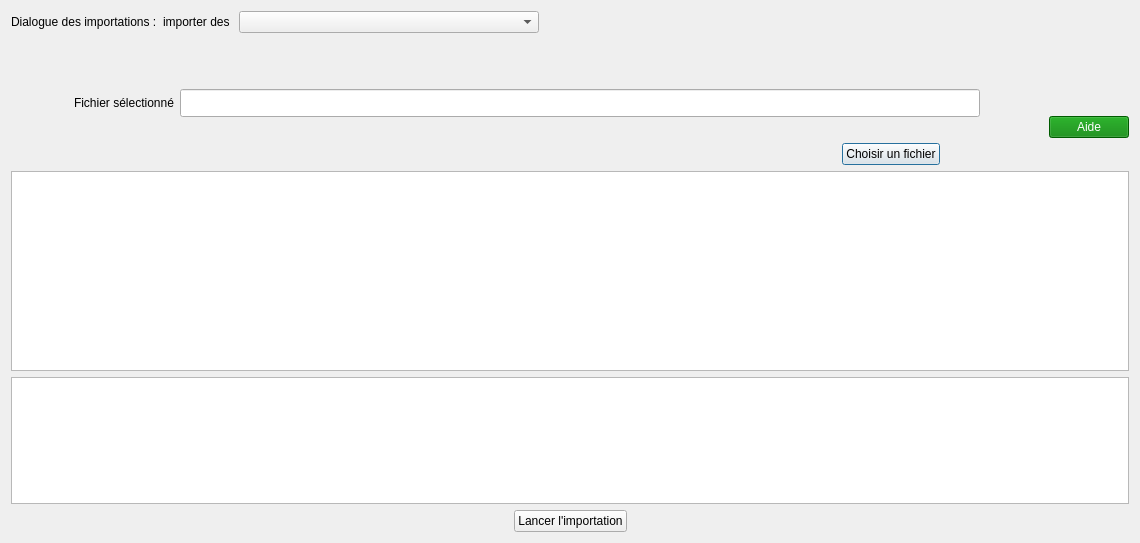
<?xml version="1.0" encoding="UTF-8"?>
<ui version="4.0">
 <class>ImportDialog</class>
 <widget class="QDialog" name="ImportDialog">
  <property name="geometry">
   <rect>
    <x>0</x>
    <y>0</y>
    <width>1140</width>
    <height>543</height>
   </rect>
  </property>
  <property name="windowTitle">
   <string>Dialog</string>
  </property>
  <layout class="QVBoxLayout" name="verticalLayout_2">
   <item>
    <layout class="QHBoxLayout" name="horizontalLayout_5">
     <item>
      <widget class="QLabel" name="dialogTitle">
       <property name="text">
        <string>Dialogue des importations :</string>
       </property>
      </widget>
     </item>
     <item>
      <widget class="QLabel" name="titleLabel">
       <property name="styleSheet">
        <string notr="true">font: 600 11pt &quot;Segoe UI&quot;;</string>
       </property>
       <property name="text">
        <string>importer des </string>
       </property>
      </widget>
     </item>
     <item>
      <widget class="QComboBox" name="comboBox">
       <property name="minimumSize">
        <size>
         <width>300</width>
         <height>0</height>
        </size>
       </property>
      </widget>
     </item>
     <item>
      <spacer name="horizontalSpacer_7">
       <property name="orientation">
        <enum>Qt::Horizontal</enum>
       </property>
       <property name="sizeHint" stdset="0">
        <size>
         <width>40</width>
         <height>20</height>
        </size>
       </property>
      </spacer>
     </item>
    </layout>
   </item>
   <item>
    <spacer name="verticalSpacer_2">
     <property name="orientation">
      <enum>Qt::Vertical</enum>
     </property>
     <property name="sizeType">
      <enum>QSizePolicy::Fixed</enum>
     </property>
     <property name="sizeHint" stdset="0">
      <size>
       <width>20</width>
       <height>50</height>
      </size>
     </property>
    </spacer>
   </item>
   <item>
    <layout class="QHBoxLayout" name="horizontalLayout_4">
     <item>
      <spacer name="horizontalSpacer_6">
       <property name="orientation">
        <enum>Qt::Horizontal</enum>
       </property>
       <property name="sizeHint" stdset="0">
        <size>
         <width>40</width>
         <height>20</height>
        </size>
       </property>
      </spacer>
     </item>
     <item>
      <layout class="QVBoxLayout" name="verticalLayout">
       <item>
        <layout class="QHBoxLayout" name="horizontalLayout">
         <item>
          <widget class="QLabel" name="label">
           <property name="text">
            <string>Fichier sélectionné</string>
           </property>
          </widget>
         </item>
         <item>
          <widget class="QLineEdit" name="fileNameEdit">
           <property name="minimumSize">
            <size>
             <width>800</width>
             <height>0</height>
            </size>
           </property>
           <property name="font">
            <font>
             <family>Carlito</family>
             <pointsize>11</pointsize>
            </font>
           </property>
          </widget>
         </item>
        </layout>
       </item>
       <item>
        <spacer name="verticalSpacer">
         <property name="orientation">
          <enum>Qt::Vertical</enum>
         </property>
         <property name="sizeType">
          <enum>QSizePolicy::Fixed</enum>
         </property>
         <property name="sizeHint" stdset="0">
          <size>
           <width>20</width>
           <height>20</height>
          </size>
         </property>
        </spacer>
       </item>
       <item>
        <layout class="QHBoxLayout" name="horizontalLayout_3">
         <item>
          <spacer name="horizontalSpacer_4">
           <property name="orientation">
            <enum>Qt::Horizontal</enum>
           </property>
           <property name="sizeHint" stdset="0">
            <size>
             <width>40</width>
             <height>20</height>
            </size>
           </property>
          </spacer>
         </item>
         <item>
          <widget class="QPushButton" name="choseButton">
           <property name="text">
            <string>Choisir un fichier</string>
           </property>
          </widget>
         </item>
         <item>
          <spacer name="horizontalSpacer">
           <property name="orientation">
            <enum>Qt::Horizontal</enum>
           </property>
           <property name="sizeType">
            <enum>QSizePolicy::Fixed</enum>
           </property>
           <property name="sizeHint" stdset="0">
            <size>
             <width>40</width>
             <height>20</height>
            </size>
           </property>
          </spacer>
         </item>
        </layout>
       </item>
      </layout>
     </item>
     <item>
      <spacer name="horizontalSpacer_5">
       <property name="orientation">
        <enum>Qt::Horizontal</enum>
       </property>
       <property name="sizeHint" stdset="0">
        <size>
         <width>40</width>
         <height>20</height>
        </size>
       </property>
      </spacer>
     </item>
     <item>
      <widget class="QPushButton" name="helpButton">
       <property name="styleSheet">
        <string notr="true">background-color:green; color:white;</string>
       </property>
       <property name="text">
        <string>Aide</string>
       </property>
      </widget>
     </item>
    </layout>
   </item>
   <item>
    <widget class="QTextEdit" name="helpEdit">
     <property name="minimumSize">
      <size>
       <width>0</width>
       <height>200</height>
      </size>
     </property>
     <property name="font">
      <font>
       <family>Carlito</family>
       <pointsize>11</pointsize>
      </font>
     </property>
    </widget>
   </item>
   <item>
    <widget class="QTextEdit" name="textEdit">
     <property name="font">
      <font>
       <family>Carlito</family>
       <pointsize>11</pointsize>
      </font>
     </property>
    </widget>
   </item>
   <item>
    <layout class="QHBoxLayout" name="horizontalLayout_2">
     <item>
      <spacer name="horizontalSpacer_2">
       <property name="orientation">
        <enum>Qt::Horizontal</enum>
       </property>
       <property name="sizeHint" stdset="0">
        <size>
         <width>40</width>
         <height>20</height>
        </size>
       </property>
      </spacer>
     </item>
     <item>
      <widget class="QPushButton" name="importButton">
       <property name="text">
        <string>Lancer l'importation</string>
       </property>
      </widget>
     </item>
     <item>
      <spacer name="horizontalSpacer_3">
       <property name="orientation">
        <enum>Qt::Horizontal</enum>
       </property>
       <property name="sizeHint" stdset="0">
        <size>
         <width>40</width>
         <height>20</height>
        </size>
       </property>
      </spacer>
     </item>
    </layout>
   </item>
  </layout>
 </widget>
 <resources/>
 <connections/>
</ui>
